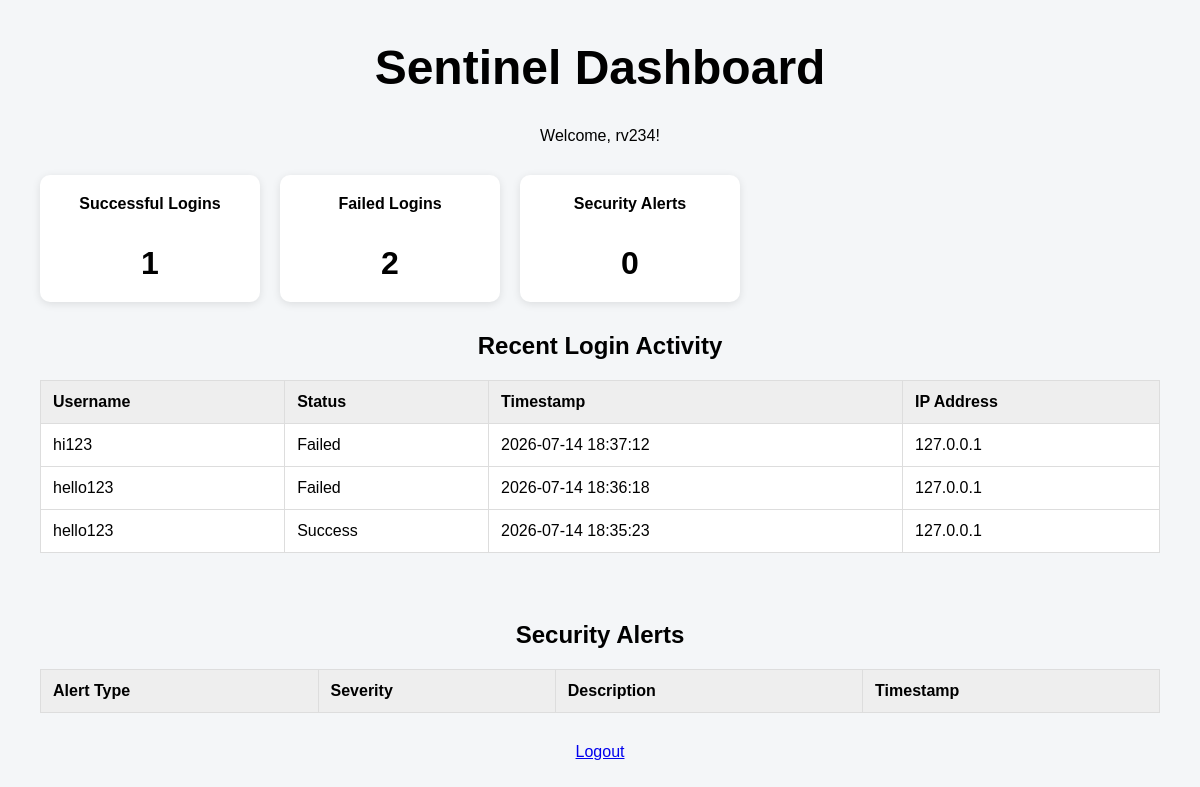
The page /dashboard (signed in) on the database as committed earlier.
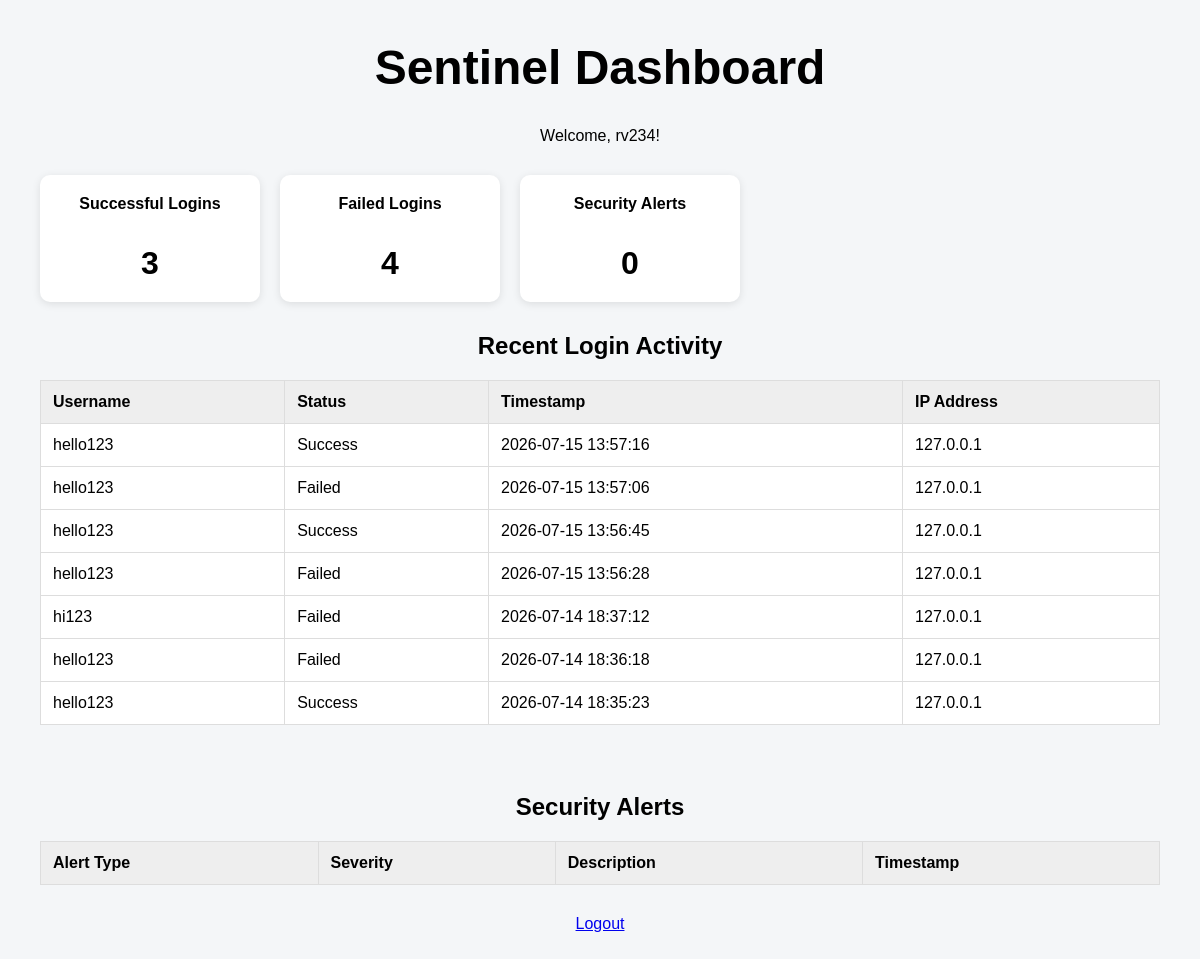
The same page on the database as committed later.
### tables this page shows
CREATE TABLE login_attempts (
            id INTEGER PRIMARY KEY AUTOINCREMENT,
            username TEXT NOT NULL,
            success INTEGER NOT NULL,
            timestamp DATETIME DEFAULT CURRENT_TIMESTAMP,
            ip_address TEXT NOT NULL
        );

### app.py (the view)
@app.route("/dashboard")
def dashboard():
    if "user_id" not in session:
        return redirect(url_for("login"))
    attempts = get_recent_login_attempts()
    alerts = get_recent_security_alerts()
    stats = get_dashboard_stats()
    return render_template(
        "dashboard.html",
        username=session["username"],
        attempts=attempts,
        alerts=alerts,
        stats=stats
    )

### database.py (called while the page is built)
def get_recent_login_attempts(limit=10):
    connection = sqlite3.connect("sentinel.db", timeout=10)
    cursor = connection.cursor()
    cursor.execute(
        """
        SELECT username, success, timestamp, ip_address
        FROM login_attempts
        ORDER BY timestamp DESC
        LIMIT ?
        """,
        (limit,)
    )
    attempts = cursor.fetchall()
    connection.close()
    return attempts

def get_recent_security_alerts(limit=10):
    connection = sqlite3.connect("sentinel.db", timeout=10)
    cursor = connection.cursor()
    cursor.execute(
        """
        SELECT alert_type, severity, description, timestamp
        FROM security_alerts
        ORDER BY timestamp DESC
        LIMIT ?
        """,
        (limit,)
    )
    alerts = cursor.fetchall()
    connection.close()
    return alerts

def get_dashboard_stats():
    connection = sqlite3.connect("sentinel.db", timeout=10)
    cursor = connection.cursor()
    cursor.execute("""
        SELECT COUNT(*)
        FROM login_attempts
        WHERE success = 1
    """)
    successful_logins = cursor.fetchone()[0]
    cursor.execute("""
        SELECT COUNT(*)
        FROM login_attempts
        WHERE success = 0
    """)
    failed_logins = cursor.fetchone()[0]
    cursor.execute("""
        SELECT COUNT(*)
        FROM security_alerts
    """)
    total_alerts = cursor.fetchone()[0]
    connection.close()
    return {
        "successful_logins": successful_logins,
        "failed_logins": failed_logins,
        "total_alerts": total_alerts
    }

### templates/dashboard.html (shortened to what this page needs)
<link rel="stylesheet" href="{{ url_for('static', filename='style.css') }}">
<body>
    <h1>Sentinel Dashboard</h1>
    <p>Welcome, {{ username }}!</p>
<div class="stats-container">
    <div class="stat-card">
        <h3>Successful Logins</h3>
        <p>{{ stats["successful_logins"] }}</p>
    </div>
    <div class="stat-card">
        <h3>Failed Logins</h3>
        <p>{{ stats["failed_logins"] }}</p>
    </div>
    <div class="stat-card">
        <h3>Security Alerts</h3>
        <p>{{ stats["total_alerts"] }}</p>
    </div>
</div>
    <h2>Recent Login Activity</h2>
    <table border="1">
        <tr>
            <th>Username</th>
            <th>Status</th>
            <th>Timestamp</th>
            <th>IP Address</th>
        </tr>
        {% for attempt in attempts %}
        <tr>
            <td>{{ attempt[0] }}</td>
            <td>
                {% if attempt[1] == 1 %}
                    Success
                {% else %}
                    Failed
                {% endif %}
            </td>
            <td>{{ attempt[2] }}</td>
            <td>{{ attempt[3] }}</td>
        </tr>
        {% endfor %}
    </table>
    <br>
    <h2>Security Alerts</h2>
    <table border="1">
        <tr>
            <th>Alert Type</th>
            <th>Severity</th>
            <th>Description</th>
            <th>Timestamp</th>
        </tr>
    </table>
    <a href="{{ url_for('logout') }}">Logout</a>
</body>

### static/style.css (style rules this page uses)
body { font-family: Arial, sans-serif; background:#f4f4f4; text-align:center; padding-top:100px; }
h1 { font-size:48px; }
body { font-family: Arial, sans-serif; background: #f4f6f8; margin: 0; padding: 40px; }
.stats-container { display: flex; gap: 20px; margin: 30px 0; }
.stat-card { background: white; padding: 20px; border-radius: 10px; min-width: 180px; box-shadow: 0 2px 8px rgba(0, 0, 0, 0.1); }
.stat-card h3 { margin-top: 0; font-size: 16px; }
.stat-card p { font-size: 32px; font-weight: bold; margin-bottom: 0; }
table { width: 100%; border-collapse: collapse; background: white; margin-bottom: 30px; }
th, td { padding: 12px; border: 1px solid #ddd; text-align: left; }
th { background: #eeeeee; }

Rows that differ between the two databases and show on the page:
added login_attempts: username "hello123", success "Success", timestamp "2026-07-15 13:57:16", ip_address "127.0.0.1"
added login_attempts: username "hello123", success "Failed", timestamp "2026-07-15 13:57:06", ip_address "127.0.0.1"
added login_attempts: username "hello123", success "Success", timestamp "2026-07-15 13:56:45", ip_address "127.0.0.1"
added login_attempts: username "hello123", success "Failed", timestamp "2026-07-15 13:56:28", ip_address "127.0.0.1"
Other text that changed with them:
{{ stats["successful_logins"] }}: "1" → "3"
{{ stats["failed_logins"] }}: "2" → "4"
